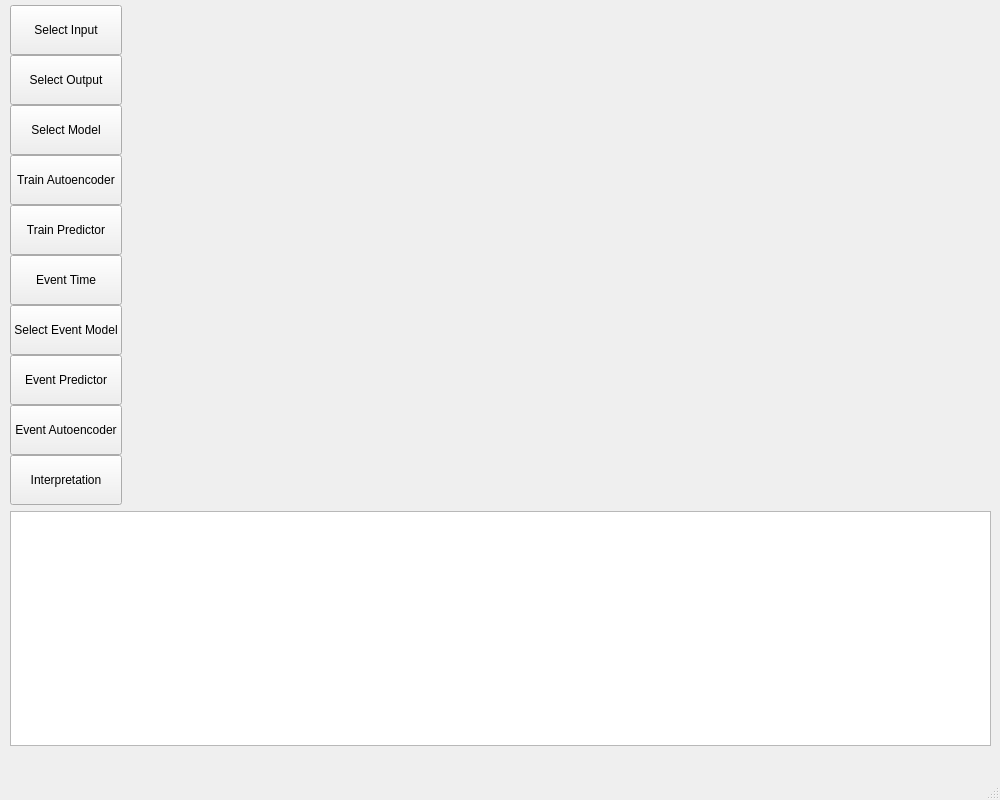
<?xml version="1.0" encoding="UTF-8"?>
<ui version="4.0">
 <class>MainWindow</class>
 <widget class="QMainWindow" name="MainWindow">
  <property name="geometry">
   <rect>
    <x>0</x>
    <y>0</y>
    <width>1000</width>
    <height>800</height>
   </rect>
  </property>
  <property name="sizePolicy">
   <sizepolicy hsizetype="Minimum" vsizetype="Fixed">
    <horstretch>0</horstretch>
    <verstretch>0</verstretch>
   </sizepolicy>
  </property>
  <property name="windowTitle">
   <string>MainWindow</string>
  </property>
  <widget class="QWidget" name="centralwidget">
   <widget class="QWidget" name="verticalLayoutWidget_2">
    <property name="geometry">
     <rect>
      <x>10</x>
      <y>5</y>
      <width>981</width>
      <height>741</height>
     </rect>
    </property>
    <layout class="QVBoxLayout" name="verticalLayout_2">
     <item>
      <layout class="QHBoxLayout" name="horizontalLayout_2">
       <item>
        <layout class="QVBoxLayout" name="verticalLayout">
         <property name="spacing">
          <number>0</number>
         </property>
         <property name="sizeConstraint">
          <enum>QLayout::SetMinimumSize</enum>
         </property>
         <item>
          <widget class="QPushButton" name="pushButton">
           <property name="minimumSize">
            <size>
             <width>0</width>
             <height>50</height>
            </size>
           </property>
           <property name="text">
            <string>Select Input</string>
           </property>
          </widget>
         </item>
         <item>
          <widget class="QPushButton" name="pushButton_3">
           <property name="minimumSize">
            <size>
             <width>0</width>
             <height>50</height>
            </size>
           </property>
           <property name="text">
            <string>Select Output</string>
           </property>
          </widget>
         </item>
         <item>
          <widget class="QPushButton" name="pushButton_4">
           <property name="minimumSize">
            <size>
             <width>0</width>
             <height>50</height>
            </size>
           </property>
           <property name="text">
            <string>Select Model</string>
           </property>
          </widget>
         </item>
         <item>
          <widget class="QPushButton" name="pushButton_2">
           <property name="minimumSize">
            <size>
             <width>0</width>
             <height>50</height>
            </size>
           </property>
           <property name="text">
            <string>Train Autoencoder</string>
           </property>
          </widget>
         </item>
         <item>
          <widget class="QPushButton" name="pushButton_5">
           <property name="minimumSize">
            <size>
             <width>0</width>
             <height>50</height>
            </size>
           </property>
           <property name="text">
            <string>Train Predictor</string>
           </property>
          </widget>
         </item>
         <item>
          <widget class="QPushButton" name="pushButton_6">
           <property name="minimumSize">
            <size>
             <width>0</width>
             <height>50</height>
            </size>
           </property>
           <property name="text">
            <string>Event Time</string>
           </property>
          </widget>
         </item>
         <item>
          <widget class="QPushButton" name="pushButton_7">
           <property name="minimumSize">
            <size>
             <width>0</width>
             <height>50</height>
            </size>
           </property>
           <property name="text">
            <string>Select Event Model</string>
           </property>
           <property name="autoDefault">
            <bool>false</bool>
           </property>
           <property name="default">
            <bool>false</bool>
           </property>
           <property name="flat">
            <bool>false</bool>
           </property>
          </widget>
         </item>
         <item>
          <widget class="QPushButton" name="pushButton_8">
           <property name="sizePolicy">
            <sizepolicy hsizetype="Minimum" vsizetype="Fixed">
             <horstretch>32</horstretch>
             <verstretch>0</verstretch>
            </sizepolicy>
           </property>
           <property name="minimumSize">
            <size>
             <width>0</width>
             <height>50</height>
            </size>
           </property>
           <property name="sizeIncrement">
            <size>
             <width>85</width>
             <height>0</height>
            </size>
           </property>
           <property name="text">
            <string>Event Predictor</string>
           </property>
          </widget>
         </item>
         <item>
          <widget class="QPushButton" name="pushButton_9">
           <property name="minimumSize">
            <size>
             <width>0</width>
             <height>50</height>
            </size>
           </property>
           <property name="text">
            <string>Event Autoencoder</string>
           </property>
          </widget>
         </item>
         <item>
          <widget class="QPushButton" name="pushButton_10">
           <property name="enabled">
            <bool>true</bool>
           </property>
           <property name="minimumSize">
            <size>
             <width>0</width>
             <height>50</height>
            </size>
           </property>
           <property name="text">
            <string>Interpretation</string>
           </property>
          </widget>
         </item>
        </layout>
       </item>
       <item>
        <widget class="QStackedWidget" name="stackedWidget">
         <property name="currentIndex">
          <number>1</number>
         </property>
         <widget class="QWidget" name="page"/>
         <widget class="QWidget" name="page_2"/>
        </widget>
       </item>
      </layout>
     </item>
     <item>
      <widget class="QTextBrowser" name="textBrowser"/>
     </item>
    </layout>
   </widget>
  </widget>
  <widget class="QMenuBar" name="menubar">
   <property name="geometry">
    <rect>
     <x>0</x>
     <y>0</y>
     <width>1000</width>
     <height>21</height>
    </rect>
   </property>
  </widget>
  <widget class="QStatusBar" name="statusbar"/>
 </widget>
 <resources/>
 <connections/>
</ui>
